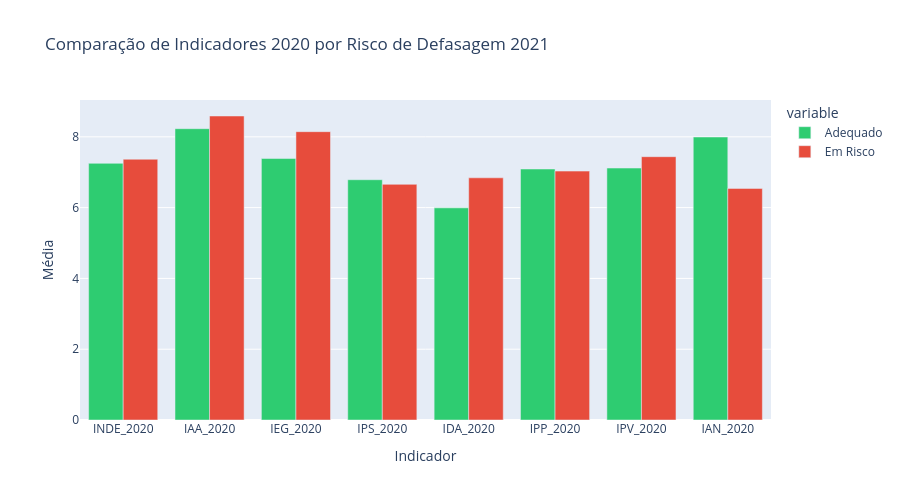

The notebook cell this image was saved under:
### Code cell
fig = px.bar(
    comparacao.reset_index(),
    x='index',
    y=['Adequado', 'Em Risco'],
    barmode='group',
    title='Comparação de Indicadores 2020 por Risco de Defasagem 2021',
    labels={'index': 'Indicador', 'value': 'Média'},
    color_discrete_sequence=['#2ecc71', '#e74c3c']
)
fig.update_layout(height=500)
fig.show()

### Figure 1 — Plotly figure (JSON) as saved in the notebook; plotly's stock layout.template omitted (floating-point values rounded to 4 significant figures)
{"data": [{"alignmentgroup": "True", "hovertemplate": "variable=Adequado<br>Indicador=%{x}<br>Média=%{y}<extra></extra>", "legendgroup": "Adequado", "marker": {"color": "#2ecc71", "pattern": {"shape": ""}}, "name": "Adequado", "offsetgroup": "Adequado", "orientation": "v", "showlegend": true, "textposition": "auto", "type": "bar", "x": ["INDE_2020", "IAA_2020", "IEG_2020", "IPS_2020", "IDA_2020", "IPP_2020", "IPV_2020", "IAN_2020"], "xaxis": "x", "y": [7.251, 8.23, 7.387, 6.788, 5.993, 7.091, 7.118, 7.994], "yaxis": "y"}, {"alignmentgroup": "True", "hovertemplate": "variable=Em Risco<br>Indicador=%{x}<br>Média=%{y}<extra></extra>", "legendgroup": "Em Risco", "marker": {"color": "#e74c3c", "pattern": {"shape": ""}}, "name": "Em Risco", "offsetgroup": "Em Risco", "orientation": "v", "showlegend": true, "textposition": "auto", "type": "bar", "x": ["INDE_2020", "IAA_2020", "IEG_2020", "IPS_2020", "IDA_2020", "IPP_2020", "IPV_2020", "IAN_2020"], "xaxis": "x", "y": [7.367, 8.588, 8.145, 6.658, 6.842, 7.032, 7.439, 6.543], "yaxis": "y"}], "layout": {"barmode": "group", "height": 500, "legend": {"title": {"text": "variable"}, "tracegroupgap": 0}, "title": {"text": "Comparação de Indicadores 2020 por Risco de Defasagem 2021"}, "xaxis": {"anchor": "y", "domain": [0, 1], "title": {"text": "Indicador"}}, "yaxis": {"anchor": "x", "domain": [0, 1], "title": {"text": "Média"}}}}
